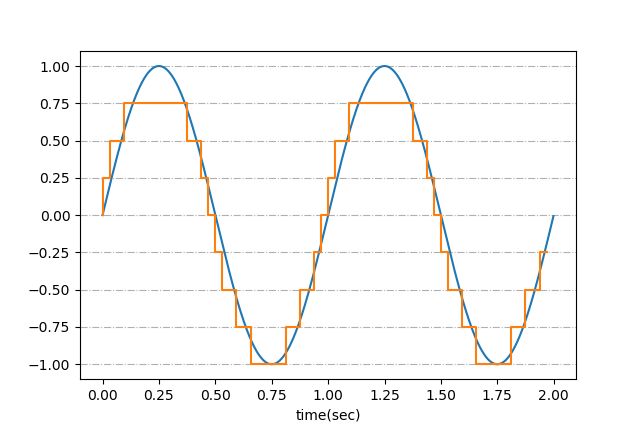

This chart was generated by the following Python code:
import numpy as np
import matplotlib.pyplot as plt

def find_nearest(array, value):
    array = np.asarray(array)
    idx = (np.abs(array - value)).argmin()
    return array[idx], idx

def analogueSignal(t):
    f = 1
    return np.sin(2 * np.pi * f * t)

# Sampling frequency
fs = 32
# Code length
nb = 3

# time resulotion for analogue signal
r = 0.001

# Time span
t = np.arange(0, 2, r)
# Data signal
x_t = analogueSignal(t)
# Sampling Time span
Ts = np.arange(0, 2, 1.0/fs)
# Quantized Signal
x_tq = []

# Analogue signal min amplitude
Vmin = np.min(x_t)
# Analogue signal max amplitude
Vmax = np.max(x_t)
# Quantization level count
L = 2 ** nb
# Quantized levels
QLevels = np.arange(Vmin, Vmax, (Vmax-Vmin)/L)
# Binary code list
QBcodelist = []
QBcode = ''
for l in range (L):
    QBcodelist.append(bin(l)[2:].zfill(3))

# Sampling and Quantization
for ts in Ts:  
    Qvalue, Qindex = find_nearest(QLevels, analogueSignal(ts))
    x_tq.append(Qvalue)
    QBcode +=  QBcodelist[Qindex]

print(QBcode)
# Draw x_t and x_ts plots
plt.plot(t, x_t)
plt.step(Ts, x_tq)
plt.xlabel('time(sec)')
ax = plt.gca()
ax.yaxis.grid(linestyle='-.')
plt.show()
